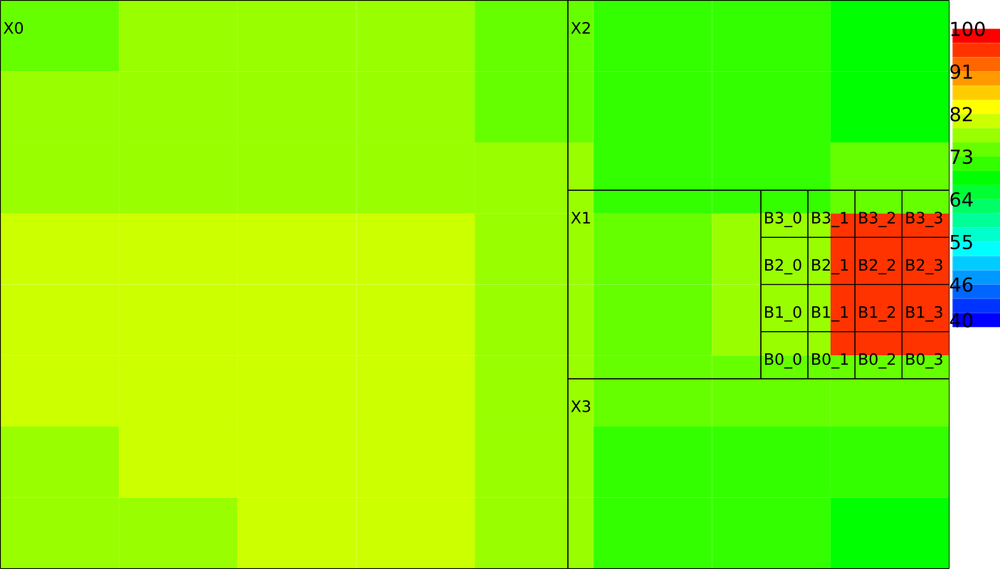
#> input picture config/hotspot/test_2_5_D8/HMC/test1.png, 1000 x 569 px, shrunk from 1405 x 799 before the run, found by its file name
$ python combine.py
#> lines starting #> are read from the running program, lines starting #| are printed output that depends on the picture
import sys
from PIL import Image

background = Image.open("test1.png")
#> background is the input picture: PIL image 1000x569 RGBA; mean R, G, B, A 131.2, 237.5, 2.3, 247.9
foreground = Image.open("test2.png")
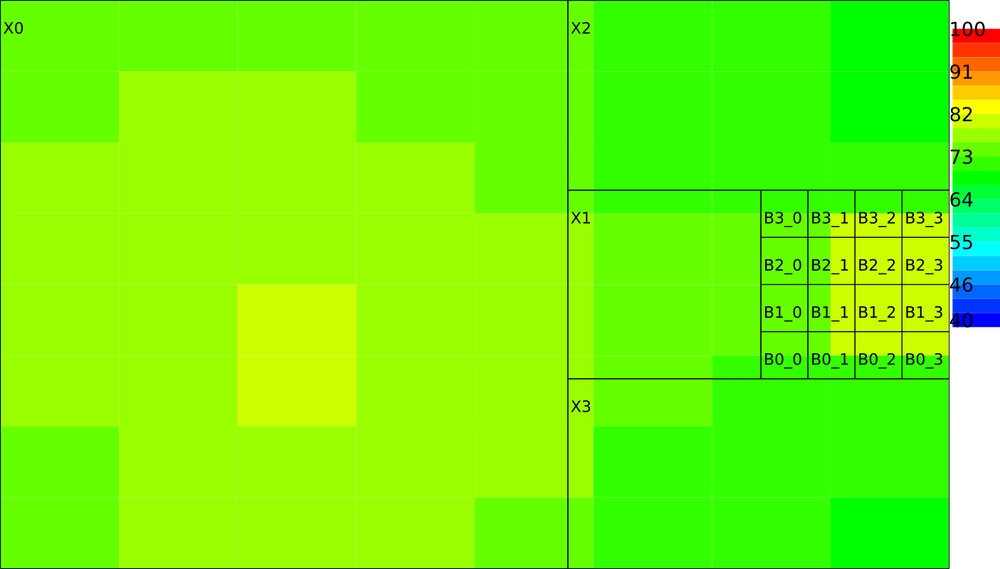
#> input picture config/hotspot/test_2_5_D8/HMC/test2.png, 1000 x 569 px, shrunk from 1405 x 799 before the run, found by its file name
#> foreground is the input picture: PIL image 1000x569 RGBA; mean R, G, B, A 108.2, 242.9, 2.3, 247.9

#Image.alpha_composite(background, foreground).save("test3.png")
background.paste(foreground, (10, 10), foreground)
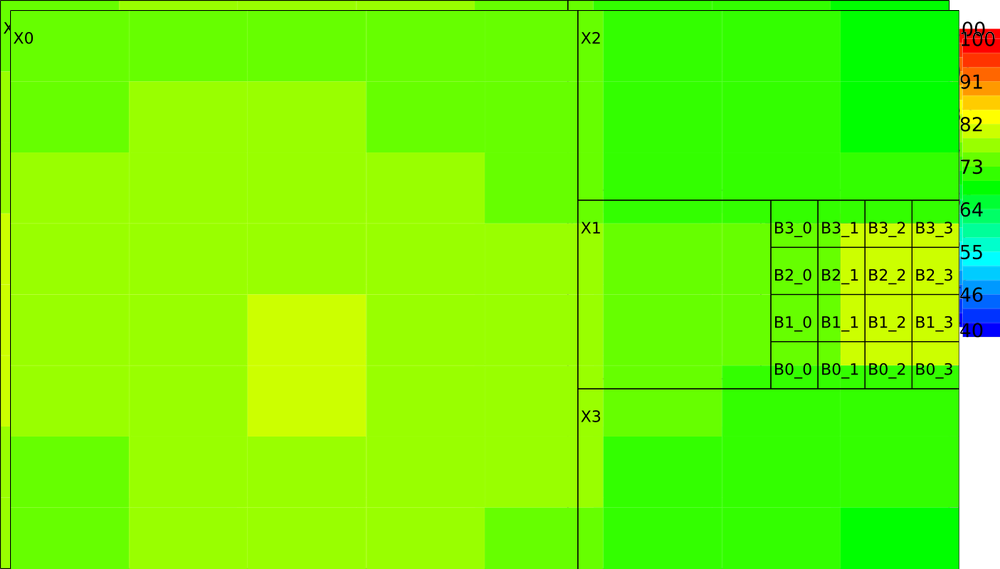
#> background: PIL image 1000x569 RGBA; mean R, G, B, A 109.5, 244.4, 1.9, 249.6; transparent parts drawn white
background.show()
